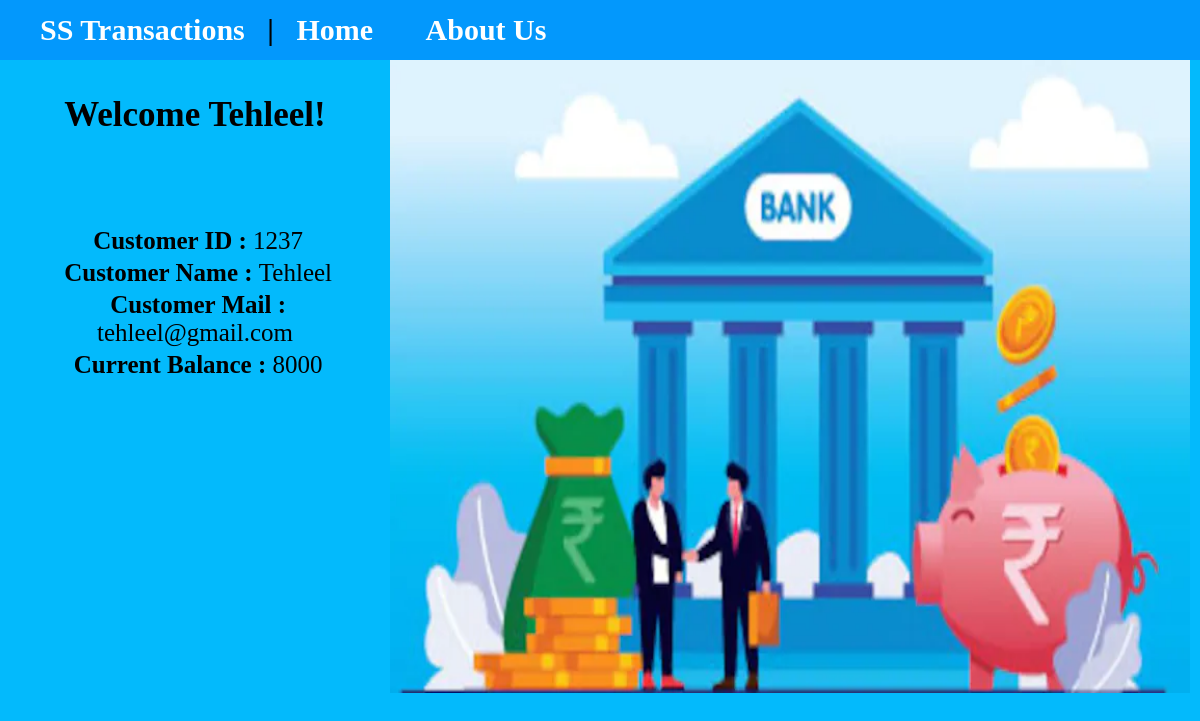
The page /customer_details.php?customer_id=1237&name=Tehleel on the database its author committed.
### tables this page shows
CREATE TABLE `customers` (
  `customer_id` int(11),
  `name` varchar(30) NOT NULL,
  `email` varchar(50) NOT NULL,
  `current_balance` int(11) NOT NULL
);

### customer_details.php (the view, shortened to what this page needs)
<?php
$serverName="localhost";
			$userName="root";
			$password="";
			$dbname="banking";
			$conn=mysqli_connect($serverName,$userName,$password,$dbname);
$customer_id = $_GET['customer_id'];
$name=$_GET['name'];
$sql = "SELECT *
		FROM customers
    WHERE customer_id = $customer_id";
 $result=$conn->query($sql);
while($row=$result->fetch_assoc()){
?>
<!DOCTYPE html>
<html lang="en">
<?php include("topheader.php"); ?>
<center>
	<p><b>Welcome <?php echo $name; ?>!</b></p>
<table>
	<?php echo "<tr><td><b>&nbsp;Customer ID : </b>".$row["customer_id"]."</td></tr>"; ?>
	<br/>
	<?php echo "<tr><td><b>&nbsp;Customer Name : </b>".$row["name"]."</td></tr>"; ?>
	<br/>
	<?php echo "<tr><td><b>&nbsp;Customer Mail : </b>".$row["email"]."</td></tr>"; ?>
	<br/>
	<?php echo "<tr><td><b>&nbsp;Current Balance : </b>".$row["current_balance"]."</td></tr>"; ?>
</table>
</center>
<?php }
?>
</html>

### topheader.php (shortened to what this page needs)
<!DOCTYPE html>
<html lang="en">
</head>
<body>
    <header>
  <nav>
    <b>
    <ul>
      <li>
      <a href="index.php"> SS Transactions </a> &nbsp;
      </li>
      <li>
        | &nbsp;
      </li>
      <li>
      <a href="index.php"> Home </a> &nbsp; &nbsp; &nbsp;
      </li>
      <li>
      <a href="about_us.php"> About Us</a> &nbsp; &nbsp; &nbsp;
      </li>
    </ul>
    </b>
  </nav>
</header>
<img src="images/banking2.webp">
</body>
</html>

### customer_details.php (style rules this page uses)
table { font-size: 25px; font-family: garamond; }
p { font-size: 35px; font-family: garamond; }
td { text-align: center; }

### topheader.php (style rules this page uses)
body { height: 100%; margin: 0; background-color: rgb(3, 186, 252); }
img { width: 800px; height: 633px; float: right; margin-right: 10px; }
header * { display: inline; }
li { font-size: 30px; }
header li a { color: white; font-family: garamond; text-decoration: none; font-size: 30px; }
header { background-color: rgb(3, 152, 252); left: 0; right: 0; top: 5px; height: 60px; display: flex; align-items: center; }

### rows shown on the page
customers: customer_id "1237", name "Tehleel", email "tehleel@gmail.com", current_balance "8000"
